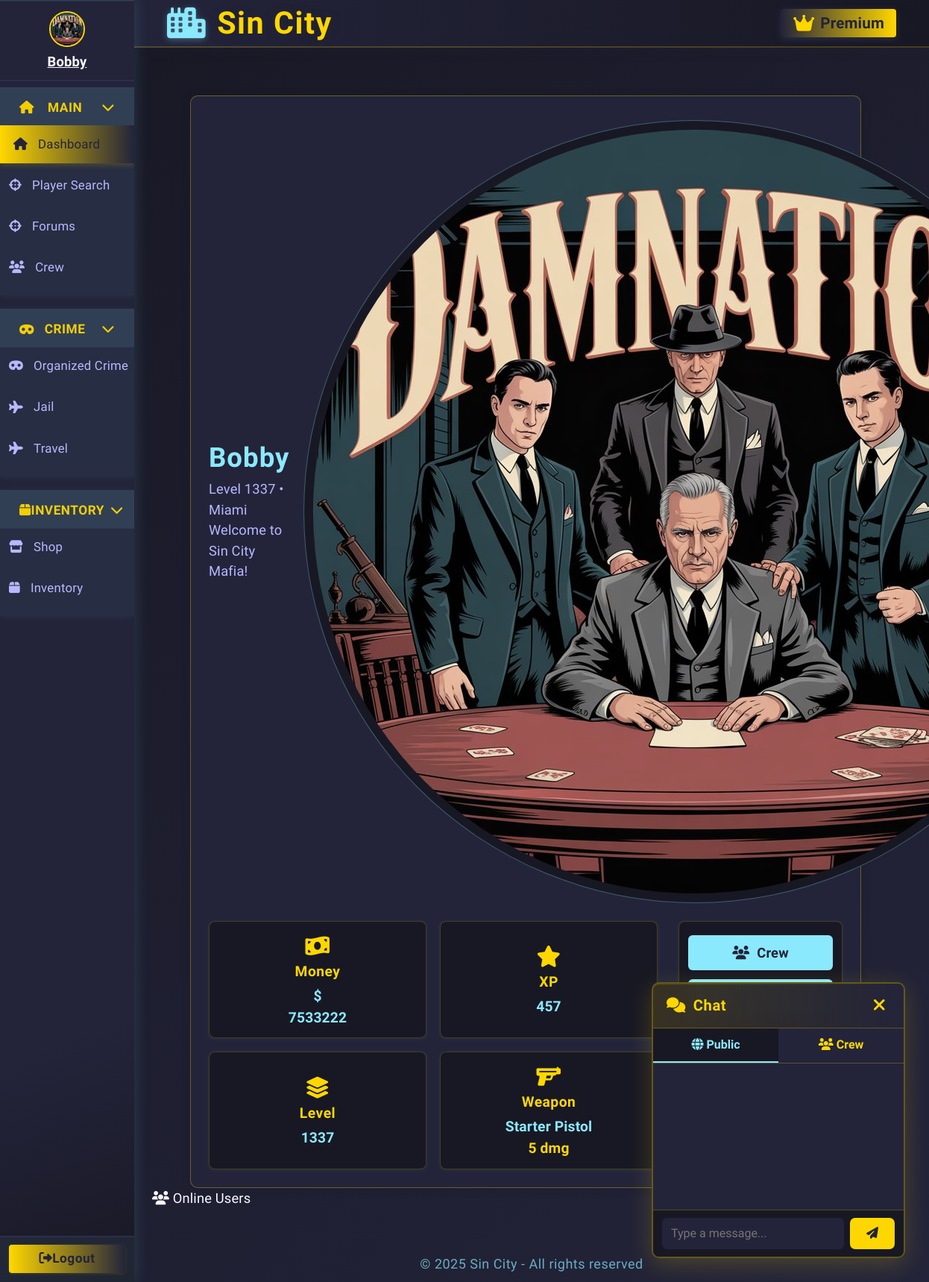
/dashboard (signed in), run on an earlier commit of the app's database.
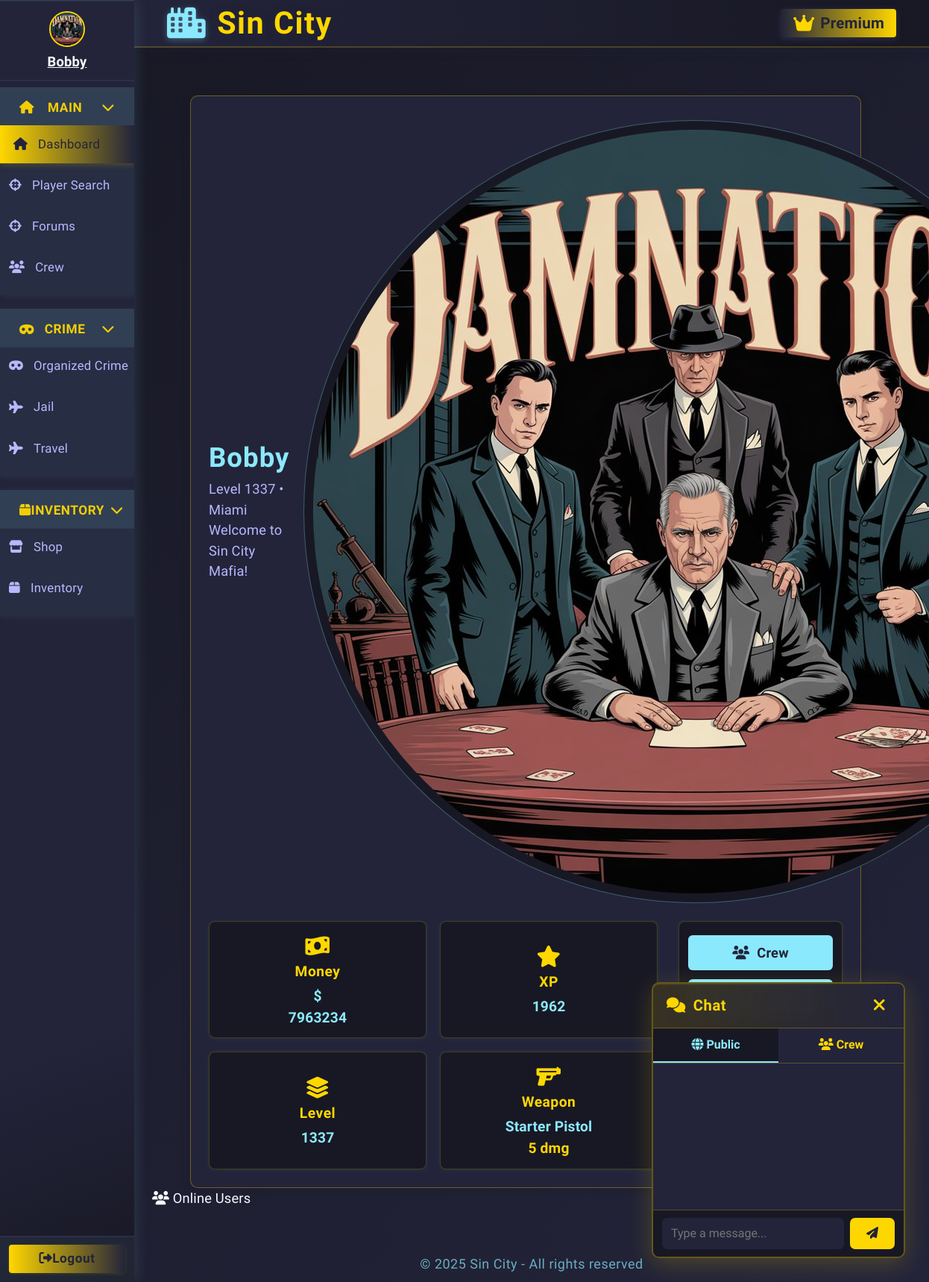
And on a later commit of the database.
### app.py (models this page shows, shortened)
class Character(db.Model):
    __tablename__ = 'character'
    id = db.Column(db.Integer, primary_key=True)
    user_id = db.Column(db.Integer, db.ForeignKey('user.id'), nullable=True)
    user = db.relationship('User', backref='linked_character', foreign_keys=[user_id])
    name = db.Column(db.String(64), unique=True, nullable=False)
    health = db.Column(db.Integer, default=100)
    money = db.Column(db.Integer, default=250)
    level = db.Column(db.Integer, default=1)
    xp = db.Column(db.Integer, default=0)
    last_crime_time = db.Column(db.DateTime, nullable=True)
    last_travel_time = db.Column(db.DateTime, nullable=True)
    city = db.Column(db.String(64), default="New York")
    gun_id = db.Column(db.Integer, db.ForeignKey('shop_item.id'))
    gun = db.relationship('ShopItem', foreign_keys=[gun_id])
    in_jail = db.Column(db.Boolean, default=False)
    jail_until = db.Column(db.DateTime, nullable=True)
    crime_group_id = db.Column(db.Integer, db.ForeignKey('organized_crime.id'))
    crime_group = db.relationship("OrganizedCrime", back_populates="members", foreign_keys=[crime_group_id])
    master_id = db.Column(db.Integer, db.ForeignKey('user.id'))
    earn_streak = db.Column(db.Integer, default=0)
    last_earned = db.Column(db.DateTime, nullable=True)
    is_alive = db.Column(db.Boolean, default=True)
    profile_image = db.Column(db.String(255), nullable=True)
    crew = db.Column(db.Integer, db.ForeignKey('crew.id'), nullable=True)
    crew_id = db.Column(db.Integer, db.ForeignKey('crew.id'))
    linked_user = db.relationship('User', foreign_keys=[user_id], overlaps="linked_character,linked_characters,user")
    crew = db.relationship('Crew', backref='characters')

class ShopItem(db.Model):
    id = db.Column(db.Integer, primary_key=True)
    name = db.Column(db.String(64), nullable=False)
    description = db.Column(db.String(256))
    price = db.Column(db.Integer, nullable=False)
    stock = db.Column(db.Integer, nullable=False, default=0)
    is_gun = db.Column(db.Boolean, default=False)
    damage = db.Column(db.Integer, default=0)

### app.py (the view)
@app.route('/dashboard')
@login_required
def dashboard():
    online_timeout = datetime.utcnow() - timedelta(minutes=5)
    online_users = User.query.filter(User.last_seen >= online_timeout).all()
    online_characters = []
    for user in online_users:
        char = Character.query.filter_by(master_id=user.id, is_alive=True).first()
        if char:
            online_characters.append(char)
    npcs = Character.query.filter_by(master_id=0, is_alive=True).all()
    character = Character.query.filter_by(master_id=current_user.id, is_alive=True).first()
    return render_template('dashboard.html',
                           online_users=online_characters,  # now a list of Character objects
                           npcs=npcs,
                           character=character)

### app.py (called while the page is built)
@app.context_processor
def inject_user():
    return dict(user=current_user)

@app.before_request
def update_last_seen():
    if current_user.is_authenticated:
        now = datetime.utcnow()
        if not current_user.last_seen or (now - current_user.last_seen).seconds > 1:
            current_user.last_seen = now
            db.session.commit()

@app.before_request
def enable_sqlite_fk():
    if db.engine.url.drivername == 'sqlite':
        with db.engine.connect() as conn:
            conn.execute(db.text("PRAGMA foreign_keys=ON"))

@app.before_request
def check_character_alive():
    if current_user.is_authenticated:
        char = Character.query.filter_by(master_id=current_user.id).first()
        if not char or not char.is_alive:
            if request.endpoint not in ('create_character', 'logout', 'static'):
                return redirect(url_for('create_character'))

@login_manager.user_loader
def load_user(user_id):
    return db.session.get(User, int(user_id))

@app.context_processor
def inject_current_character():
    from flask_login import current_user
    if current_user.is_authenticated:
        character = Character.query.filter_by(master_id=current_user.id, is_alive=True).first()
        return dict(current_character=character)
    return dict(current_character=None)

### templates/dashboard.html (shortened to what this page needs)
{% extends "base.html" %}
{% block content %}
<div class="dashboard-hero">
    <div class="dashboard-header">
        <div class="dashboard-header-info">
            <h1>{{ current_character.name }}</h1>
            <div class="subtitle">
                Level {{ current_character.level }} &bull; {{ current_character.city }}<br>
                Welcome to Sin City Mafia!
            </div>
        </div>
        {% if current_character.profile_image %}
            <img src="{{ url_for('static', filename=current_character.profile_image) if not current_character.profile_image.startswith('http') else current_character.profile_image }}" class="dashboard-header-avatar" alt="avatar">
        {% else %}
            <span class="dashboard-header-avatar"><i class="fas fa-user"></i></span>
        {% endif %}
    </div>
    <div class="dashboard-main">
        <div class="dashboard-stats">
            <div class="dashboard-stat">
                <span class="stat-label"><i class="fas fa-money-bill-wave"></i> Money</span>
                $<span id="money">{{ current_character.money }}</span>
            </div>
            <div class="dashboard-stat">
                <span class="stat-label"><i class="fa fa-star"></i> XP</span>
                <span id="xp">{{ current_character.xp }}</span>
            </div>
            <div class="dashboard-stat">
                <span class="stat-label"><i class="fas fa-layer-group"></i> Level</span>
                <span id="level">{{ current_character.level }}</span>
            </div>
            {% if current_user.gun %}
            <div class="dashboard-stat">
                <span class="stat-label"><i class="fas fa-gun"></i> Weapon</span>
                <div style="font-weight:700;color:#8be9fd;">{{ current_user.gun.name }}</div>
                <div style="color:#ffd700;font-weight:700;">{{ current_user.gun.damage }} dmg</div>
            </div>
            {% endif %}
        </div>
        <div class="dashboard-actions">
            {% if current_character.crew_id %}
                <a href="{{ url_for('crew_page', crew_id=current_character.crew_id) }}" class="btn">
                    <i class="fas fa-users"></i> Crew
                </a>
            {% else %}
                <a href="{{ url_for('create_crew') }}" class="btn"><i class="fas fa-plus"></i> Create Crew</a>
                <a href="{{ url_for('join_crew') }}" class="btn"><i class="fas fa-sign-in-alt"></i> Join Crew</a>
            {% endif %}
            <button id="earn-btn" class="btn" onclick="earn()">
            </button>
        </div>
    </div>
</div>
<div class="dashboard-section">
    <div class="dashboard-section-title"><i class="fas fa-users"></i> Online Users</div>
</div>
{% endblock %}

### templates/base.html (shortened to what this page needs)
<!DOCTYPE html>
<html lang="en">
<head>
  <link rel="stylesheet" href="https://cdn.jsdelivr.net/npm/bootstrap@4.6.2/dist/css/bootstrap.min.css">
  <link rel="stylesheet" href="https://cdnjs.cloudflare.com/ajax/libs/font-awesome/6.4.2/css/all.min.css">
</head>
<body class="fade-in">
  <div class="layout-root fade-in">
    <div class="sidebar {% if request.endpoint in ['login', 'register'] %}d-none{% endif %}">
      <nav class="sidebar">
        {% if current_user.is_authenticated %}
          <div class="sidebar-user">
            {% set character = current_character %}
                {% if character and character.profile_image %}
                  <img
                    src="{{ url_for('static', filename=character.profile_image) if not character.profile_image.startswith('http') else character.profile_image }}"
                    class="crew-avatar"
                    alt="avatar"
                    style="width:48px;height:48px;border-radius:50%;margin-bottom:6px;border:2px solid #ffd700;object-fit:cover;"
                  >
                {% else %}
                  <i id="char-name" class="fas fa-user-circle"></i>
                {% endif %}
                {% if character %}
                  <a href="{{ url_for('profile_by_id', char_id=character.id) }}" style="color:inherit; text-decoration: underline;">
                    <strong>{{ character.name }}</strong>
                  </a>
                {% else %}
                  <span><strong>No character</strong></span>
                {% endif %}
          </div>
        {% endif %}
        <div class="sidebar-nav">
          <div class="sidebar-category">
            <div class="sidebar-category-title collapsible" onclick="toggleSidebarCategory(this)">
              <i class="fas fa-home"></i> Main
              <span class="collapse-arrow"><i class="fas fa-chevron-down"></i></span>
            </div>
            <div class="sidebar-subnav">
              <a href="{{ url_for('dashboard') }}" class="{% if request.endpoint == 'dashboard' %}active{% endif %}">
                <i class="fas fa-home"></i> <span>Dashboard</span>
              </a>
              <a href="{{ url_for('player_search') }}" class="{% if request.endpoint == 'player_search' %}active{% endif %}">
                <i class="fas fa-crosshairs"></i> <span>Player Search</span>
              </a>
              <a href="{{ url_for('forums') }}" class="{% if request.endpoint == 'forums' %}active{% endif %}">
                <i class="fas fa-crosshairs"></i> <span>Forums</span>
              </a>
              {% if current_user.is_authenticated and current_character and current_character.crew_id %}
              <a href="{{ url_for('crew_page', crew_id=current_character.crew_id) }}" >
                <i class="fas fa-users"></i> Crew
              </a>
              {% endif %}
            </div>
          </div>
          <div class="sidebar-category">
            <div class="sidebar-category-title collapsible" onclick="toggleSidebarCategory(this)">
              <i class="fas fa-mask"></i> Crime
              <span class="collapse-arrow"><i class="fas fa-chevron-down"></i></span>
            </div>
            <div class="sidebar-subnav">
              <a href="{{ url_for('create_crime') }}" class="{% if request.endpoint == 'create_crime' %}active{% endif %}">
                <i class="fas fa-mask"></i> <span>Organized Crime</span>
              </a>
              <a href="{{ url_for('jail') }}" class="{% if request.endpoint == 'jail' %}active{% endif %}">
                <i class="fas fa-plane"></i> <span>Jail</span>
              </a>
              <a href="{{ url_for('travel') }}" class="{% if request.endpoint == 'travel' %}active{% endif %}">
                <i class="fas fa-plane"></i> <span>Travel</span>
              </a>
            </div>
          </div>
          <div class="sidebar-category">
            <div class="sidebar-category-title collapsible" onclick="toggleSidebarCategory(this)">
              <i class="fas fa-box"></i> Inventory
              <span class="collapse-arrow"><i class="fas fa-chevron-down"></i></span>
            </div>
            <div class="sidebar-subnav">
              <a href="{{ url_for('shop') }}" class="{% if request.endpoint == 'shop' %}active{% endif %}">
                <i class="fas fa-store"></i> <span>Shop</span>
              </a>
              <a href="{{ url_for('inventory') }}" class="{% if request.endpoint == 'inventory' %}active{% endif %}">
                <i class="fas fa-box"></i> <span>Inventory</span>
              </a>
            </div>
          </div>
        </div>
        <div class="sidebar-footer">
          {% if current_user.is_authenticated %}
          <a href="{{ url_for('logout') }}" class="btn"><i id="fas-fa" class="fas fa-sign-out-alt"></i><span>Logout</span> </a>
          {% endif %}
        </div>
      </nav>
    </div>
    <div class="main-area">
      <header class="topbar">
        <span class="topbar-title">
          <i class="fas fa-city"></i> {% block topbar_title %}Sin City{% endblock %}
        </span>
        <div class="topbar-actions">
          {% block topbar_actions %}
          {% if current_user.is_authenticated and not current_user.premium %}
          <form action="{{ url_for('upgrade') }}" method="post" class="d-inline">
            <button type="submit" class="btn">
              <i class="fas fa-star"></i> Upgrade
            </button>
          </form>
          {% elif current_user.is_authenticated and current_user.premium %}
          <span class="badge">
            <i class="fas fa-crown"></i> Premium
          </span>
          {% endif %}
          {% endblock %}
        </div>
      </header>
      <main class="content-area">
        {% block content %}{% endblock %}
      </main>
      <footer>
        &copy; {{ current_year if current_year else "2025" }} Sin City - All rights reserved
      </footer>
    </div>
    {% if current_user.is_authenticated %}
    <div id="floating-chat">
      <div class="chat-header">
        <span class="chat-title"><i class="fas fa-comments"></i> Chat</span>
        <button type="button" class="chat-close" onclick="toggleChat()" title="Close chat">
          <i class="fas fa-times"></i>
        </button>
      </div>
      <div class="chat-tabs">
        <button type="button" id="tab-public" class="chat-tab active-tab" onclick="switchTab('public')">
          <i class="fas fa-globe"></i> Public
        </button>
        <button type="button" id="tab-crew" class="chat-tab" onclick="switchTab('crew')">
          <i class="fas fa-users"></i> Crew
        </button>
      </div>
      <div id="chat-messages" class="chat-messages"></div>
      <form id="chat-form" autocomplete="off">
        <input type="text" id="chat-input" placeholder="Type a message..." maxlength="250" />
        <button type="submit" id="chat-submit"><i class="fas fa-paper-plane"></i></button>
      </form>
    </div>
    {% endif %}
  </div>
</body>
</html>

### templates/dashboard.html (style rules this page uses)
.dashboard-hero { background: #23243a; border-radius: 10px; box-shadow: 0 2px 12px #18182444; padding: 32px 24px 24px 24px; border: 1.5px solid #ffd70055; color: #f5f6fa; font-family: "geo", sans-serif; margin: 32px auto 0 auto; max-width: 900px; }
.dashboard-header { display: flex; align-items: center; justify-content: space-between; margin-bottom: 24px; gap: 18px; }
.dashboard-header-info h1 { color: #8be9fd; font-size: 2em; font-weight: 800; margin: 0 0 6px 0; letter-spacing: 1px; }
.dashboard-header-info .subtitle { color: #b8b8ff; font-size: 1em; margin-top: 4px; font-weight: 500; }
.dashboard-header-avatar { font-size: 2.2em; color: #8be9fd; background: #181824; border-radius: 50%; padding: 12px; border: 1.5px solid #8be9fd55; }
.dashboard-main { display: flex; gap: 28px; margin-top: 12px; flex-wrap: wrap; }
.dashboard-stats { flex: 2 1 350px; display: grid; grid-template-columns: 1fr 1fr; gap: 18px; }
.dashboard-stat { background: #181824; border-radius: 8px; padding: 18px 0 12px 0; color: #8be9fd; font-size: 1.05em; font-weight: 700; box-shadow: 0 1px 6px #8be9fd11; text-align: center; border: 1.5px solid #ffd70033; display: flex; flex-direction: column; align-items: center; justify-content: center; }
.dashboard-stat .stat-label { color: #ffd700; font-size: 1em; font-weight: 700; margin-bottom: 4px; display: block; letter-spacing: 0.5px; }
.dashboard-stat i { font-size: 1.5em; margin-bottom: 6px; color: #ffd700; display: block; }
.dashboard-actions { flex: 1 1 180px; background: #181824; border-radius: 8px; padding: 18px 12px; box-shadow: 0 1px 6px #8be9fd11; display: flex; flex-direction: column; gap: 12px; min-width: 140px; max-width: 220px; align-items: stretch; border: 1.5px solid #ffd70033; }
.dashboard-actions .btn { border-radius: 6px; font-weight: 700; padding: 10px 0; background: #8be9fd; color: #23243a; border: none; font-size: 1em; transition: background 0.15s, color 0.15s; text-decoration: none; display: flex; align-items: center; gap: 10px; justify-content: center; }

What changed in the data, as far as the page shows it:
changed Character "Bobby": money "7533222" → "7963234"; xp "457" → "1962"
